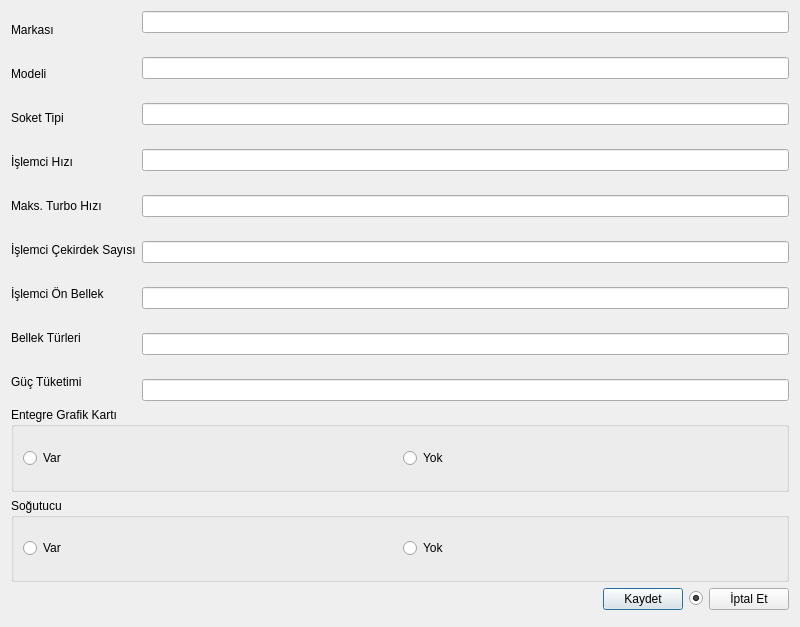
<?xml version="1.0" encoding="UTF-8"?>
<ui version="4.0">
 <class>TKNIslemciPencere</class>
 <widget class="QDialog" name="TKNIslemciPencere">
  <property name="geometry">
   <rect>
    <x>0</x>
    <y>0</y>
    <width>800</width>
    <height>627</height>
   </rect>
  </property>
  <property name="windowTitle">
   <string>Dialog</string>
  </property>
  <layout class="QVBoxLayout" name="verticalLayout_3">
   <item>
    <layout class="QHBoxLayout" name="horizontalLayout">
     <item>
      <layout class="QVBoxLayout" name="verticalLayout_2">
       <item>
        <widget class="QLabel" name="label_5">
         <property name="text">
          <string>Markası</string>
         </property>
        </widget>
       </item>
       <item>
        <widget class="QLabel" name="label_12">
         <property name="text">
          <string>Modeli</string>
         </property>
        </widget>
       </item>
       <item>
        <widget class="QLabel" name="label">
         <property name="text">
          <string>Soket Tipi</string>
         </property>
         <property name="buddy">
          <cstring>lineEdit</cstring>
         </property>
        </widget>
       </item>
       <item>
        <widget class="QLabel" name="label_2">
         <property name="text">
          <string>İşlemci Hızı</string>
         </property>
         <property name="buddy">
          <cstring>lineEdit_2</cstring>
         </property>
        </widget>
       </item>
       <item>
        <widget class="QLabel" name="label_3">
         <property name="text">
          <string>Maks. Turbo Hızı</string>
         </property>
         <property name="buddy">
          <cstring>lineEdit_3</cstring>
         </property>
        </widget>
       </item>
       <item>
        <widget class="QLabel" name="label_4">
         <property name="text">
          <string>İşlemci Çekirdek Sayısı</string>
         </property>
         <property name="buddy">
          <cstring>lineEdit_4</cstring>
         </property>
        </widget>
       </item>
       <item>
        <widget class="QLabel" name="label_7">
         <property name="text">
          <string>İşlemci Ön Bellek</string>
         </property>
         <property name="buddy">
          <cstring>lineEdit_7</cstring>
         </property>
        </widget>
       </item>
       <item>
        <widget class="QLabel" name="label_9">
         <property name="text">
          <string>Bellek Türleri</string>
         </property>
         <property name="buddy">
          <cstring>lineEdit_9</cstring>
         </property>
        </widget>
       </item>
       <item>
        <widget class="QLabel" name="label_10">
         <property name="text">
          <string>Güç Tüketimi</string>
         </property>
         <property name="buddy">
          <cstring>lineEdit_10</cstring>
         </property>
        </widget>
       </item>
      </layout>
     </item>
     <item>
      <layout class="QVBoxLayout" name="verticalLayout">
       <property name="spacing">
        <number>24</number>
       </property>
       <item>
        <widget class="QLineEdit" name="lineEdit_5"/>
       </item>
       <item>
        <widget class="QLineEdit" name="lineEdit_12"/>
       </item>
       <item>
        <widget class="QLineEdit" name="lineEdit"/>
       </item>
       <item>
        <widget class="QLineEdit" name="lineEdit_2"/>
       </item>
       <item>
        <widget class="QLineEdit" name="lineEdit_3"/>
       </item>
       <item>
        <widget class="QLineEdit" name="lineEdit_4"/>
       </item>
       <item>
        <widget class="QLineEdit" name="lineEdit_7"/>
       </item>
       <item>
        <widget class="QLineEdit" name="lineEdit_9"/>
       </item>
       <item>
        <widget class="QLineEdit" name="lineEdit_10"/>
       </item>
      </layout>
     </item>
    </layout>
   </item>
   <item>
    <widget class="QGroupBox" name="groupBox">
     <property name="title">
      <string>Entegre Grafik Kartı</string>
     </property>
     <layout class="QHBoxLayout" name="horizontalLayout_4">
      <item>
       <layout class="QHBoxLayout" name="horizontalLayout_3">
        <item>
         <widget class="QRadioButton" name="radioButton_2">
          <property name="text">
           <string>Var</string>
          </property>
         </widget>
        </item>
        <item>
         <widget class="QRadioButton" name="radioButton_3">
          <property name="text">
           <string>Yok</string>
          </property>
         </widget>
        </item>
       </layout>
      </item>
     </layout>
    </widget>
   </item>
   <item>
    <widget class="QGroupBox" name="groupBox_2">
     <property name="title">
      <string>Soğutucu</string>
     </property>
     <layout class="QHBoxLayout" name="horizontalLayout_6">
      <item>
       <layout class="QHBoxLayout" name="horizontalLayout_5">
        <item>
         <widget class="QRadioButton" name="radioButton_4">
          <property name="text">
           <string>Var</string>
          </property>
         </widget>
        </item>
        <item>
         <widget class="QRadioButton" name="radioButton_5">
          <property name="text">
           <string>Yok</string>
          </property>
         </widget>
        </item>
       </layout>
      </item>
     </layout>
    </widget>
   </item>
   <item>
    <layout class="QHBoxLayout" name="horizontalLayout_2">
     <item>
      <spacer name="horizontalSpacer">
       <property name="orientation">
        <enum>Qt::Horizontal</enum>
       </property>
       <property name="sizeHint" stdset="0">
        <size>
         <width>40</width>
         <height>20</height>
        </size>
       </property>
      </spacer>
     </item>
     <item>
      <widget class="QPushButton" name="pushButton">
       <property name="text">
        <string>Kaydet</string>
       </property>
      </widget>
     </item>
     <item>
      <widget class="QRadioButton" name="radioButton">
       <property name="text">
        <string/>
       </property>
       <property name="checked">
        <bool>true</bool>
       </property>
      </widget>
     </item>
     <item>
      <widget class="QPushButton" name="pushButton_2">
       <property name="text">
        <string>İptal Et</string>
       </property>
      </widget>
     </item>
    </layout>
   </item>
   <item>
    <widget class="QDialogButtonBox" name="buttonBox">
     <property name="orientation">
      <enum>Qt::Horizontal</enum>
     </property>
    </widget>
   </item>
  </layout>
 </widget>
 <resources/>
 <connections>
  <connection>
   <sender>buttonBox</sender>
   <signal>accepted()</signal>
   <receiver>TKNIslemciPencere</receiver>
   <slot>accept()</slot>
   <hints>
    <hint type="sourcelabel">
     <x>240</x>
     <y>616</y>
    </hint>
    <hint type="destinationlabel">
     <x>157</x>
     <y>274</y>
    </hint>
   </hints>
  </connection>
  <connection>
   <sender>buttonBox</sender>
   <signal>rejected()</signal>
   <receiver>TKNIslemciPencere</receiver>
   <slot>reject()</slot>
   <hints>
    <hint type="sourcelabel">
     <x>308</x>
     <y>616</y>
    </hint>
    <hint type="destinationlabel">
     <x>286</x>
     <y>274</y>
    </hint>
   </hints>
  </connection>
  <connection>
   <sender>pushButton</sender>
   <signal>clicked()</signal>
   <receiver>TKNIslemciPencere</receiver>
   <slot>accept()</slot>
   <hints>
    <hint type="sourcelabel">
     <x>602</x>
     <y>584</y>
    </hint>
    <hint type="destinationlabel">
     <x>68</x>
     <y>602</y>
    </hint>
   </hints>
  </connection>
  <connection>
   <sender>pushButton_2</sender>
   <signal>clicked()</signal>
   <receiver>TKNIslemciPencere</receiver>
   <slot>reject()</slot>
   <hints>
    <hint type="sourcelabel">
     <x>723</x>
     <y>579</y>
    </hint>
    <hint type="destinationlabel">
     <x>446</x>
     <y>610</y>
    </hint>
   </hints>
  </connection>
 </connections>
</ui>
